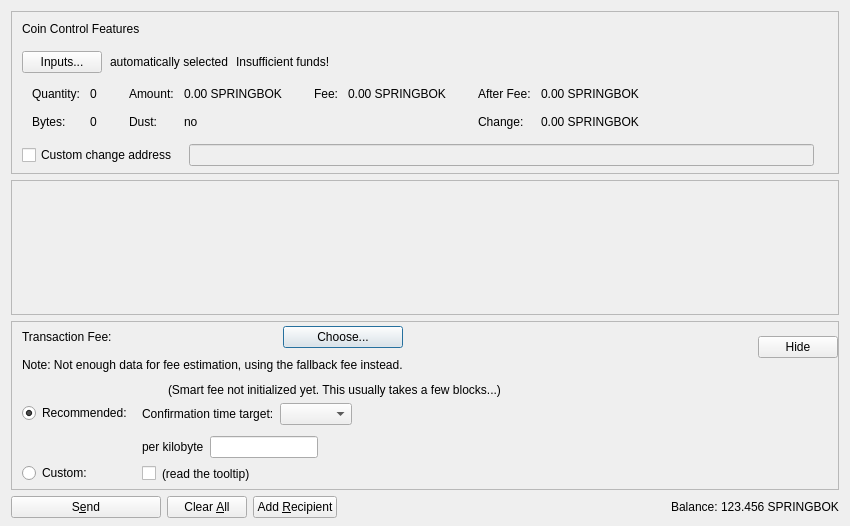
<?xml version="1.0" encoding="UTF-8"?>
<ui version="4.0">
 <class>SendCoinsDialog</class>
 <widget class="QDialog" name="SendCoinsDialog">
  <property name="geometry">
   <rect>
    <x>0</x>
    <y>0</y>
    <width>850</width>
    <height>526</height>
   </rect>
  </property>
  <property name="windowTitle">
   <string>Send Coins</string>
  </property>
  <layout class="QVBoxLayout" name="verticalLayout" stretch="0,1,0,0">
   <property name="bottomMargin">
    <number>8</number>
   </property>
   <item>
    <widget class="QFrame" name="frameCoinControl">
     <property name="sizePolicy">
      <sizepolicy hsizetype="Expanding" vsizetype="Expanding">
       <horstretch>0</horstretch>
       <verstretch>0</verstretch>
      </sizepolicy>
     </property>
     <property name="maximumSize">
      <size>
       <width>16777215</width>
       <height>16777215</height>
      </size>
     </property>
     <property name="frameShape">
      <enum>QFrame::StyledPanel</enum>
     </property>
     <property name="frameShadow">
      <enum>QFrame::Sunken</enum>
     </property>
     <layout class="QVBoxLayout" name="verticalLayoutCoinControl2">
      <property name="spacing">
       <number>0</number>
      </property>
      <property name="leftMargin">
       <number>0</number>
      </property>
      <property name="topMargin">
       <number>0</number>
      </property>
      <property name="rightMargin">
       <number>0</number>
      </property>
      <property name="bottomMargin">
       <number>6</number>
      </property>
      <item>
       <layout class="QVBoxLayout" name="verticalLayoutCoinControl" stretch="0,0,0,0,1">
        <property name="spacing">
         <number>0</number>
        </property>
        <property name="leftMargin">
         <number>10</number>
        </property>
        <property name="topMargin">
         <number>10</number>
        </property>
        <item>
         <layout class="QHBoxLayout" name="horizontalLayoutCoinControl1">
          <property name="bottomMargin">
           <number>15</number>
          </property>
          <item>
           <widget class="QLabel" name="labelCoinControlFeatures">
            <property name="sizePolicy">
             <sizepolicy hsizetype="Preferred" vsizetype="Maximum">
              <horstretch>0</horstretch>
              <verstretch>0</verstretch>
             </sizepolicy>
            </property>
            <property name="text">
             <string>Coin Control Features</string>
            </property>
           </widget>
          </item>
         </layout>
        </item>
        <item>
         <layout class="QHBoxLayout" name="horizontalLayoutCoinControl2" stretch="0,0,0,0">
          <property name="spacing">
           <number>8</number>
          </property>
          <property name="bottomMargin">
           <number>10</number>
          </property>
          <item>
           <widget class="QPushButton" name="pushButtonCoinControl">
            <property name="styleSheet">
             <string notr="true"/>
            </property>
            <property name="text">
             <string>Inputs...</string>
            </property>
            <property name="autoDefault">
             <bool>false</bool>
            </property>
           </widget>
          </item>
          <item>
           <widget class="QLabel" name="labelCoinControlAutomaticallySelected">
            <property name="text">
             <string>automatically selected</string>
            </property>
            <property name="margin">
             <number>5</number>
            </property>
           </widget>
          </item>
          <item>
           <widget class="QLabel" name="labelCoinControlInsuffFunds">
            <property name="text">
             <string>Insufficient funds!</string>
            </property>
            <property name="margin">
             <number>5</number>
            </property>
           </widget>
          </item>
          <item>
           <spacer name="horizontalSpacerCoinControl">
            <property name="orientation">
             <enum>Qt::Horizontal</enum>
            </property>
            <property name="sizeHint" stdset="0">
             <size>
              <width>40</width>
              <height>1</height>
             </size>
            </property>
           </spacer>
          </item>
         </layout>
        </item>
        <item>
         <widget class="QWidget" name="widgetCoinControl" native="true">
          <property name="sizePolicy">
           <sizepolicy hsizetype="Preferred" vsizetype="Preferred">
            <horstretch>0</horstretch>
            <verstretch>0</verstretch>
           </sizepolicy>
          </property>
          <property name="minimumSize">
           <size>
            <width>0</width>
            <height>0</height>
           </size>
          </property>
          <property name="styleSheet">
           <string notr="true"/>
          </property>
          <layout class="QHBoxLayout" name="horizontalLayoutCoinControl5">
           <property name="leftMargin">
            <number>0</number>
           </property>
           <property name="topMargin">
            <number>0</number>
           </property>
           <property name="rightMargin">
            <number>0</number>
           </property>
           <property name="bottomMargin">
            <number>0</number>
           </property>
           <item>
            <layout class="QHBoxLayout" name="horizontalLayoutCoinControl3" stretch="0,0,0,1">
             <property name="spacing">
              <number>20</number>
             </property>
             <property name="topMargin">
              <number>0</number>
             </property>
             <property name="bottomMargin">
              <number>10</number>
             </property>
             <item>
              <layout class="QFormLayout" name="formLayoutCoinControl1">
               <property name="horizontalSpacing">
                <number>10</number>
               </property>
               <property name="verticalSpacing">
                <number>14</number>
               </property>
               <property name="leftMargin">
                <number>10</number>
               </property>
               <property name="topMargin">
                <number>4</number>
               </property>
               <property name="rightMargin">
                <number>6</number>
               </property>
               <item row="0" column="0">
                <widget class="QLabel" name="labelCoinControlQuantityText">
                 <property name="text">
                  <string>Quantity:</string>
                 </property>
                 <property name="margin">
                  <number>0</number>
                 </property>
                </widget>
               </item>
               <item row="0" column="1">
                <widget class="QLabel" name="labelCoinControlQuantity">
                 <property name="cursor">
                  <cursorShape>IBeamCursor</cursorShape>
                 </property>
                 <property name="contextMenuPolicy">
                  <enum>Qt::ActionsContextMenu</enum>
                 </property>
                 <property name="text">
                  <string notr="true">0</string>
                 </property>
                 <property name="margin">
                  <number>0</number>
                 </property>
                 <property name="textInteractionFlags">
                  <set>Qt::LinksAccessibleByMouse|Qt::TextSelectableByKeyboard|Qt::TextSelectableByMouse</set>
                 </property>
                </widget>
               </item>
               <item row="1" column="0">
                <widget class="QLabel" name="labelCoinControlBytesText">
                 <property name="text">
                  <string>Bytes:</string>
                 </property>
                </widget>
               </item>
               <item row="1" column="1">
                <widget class="QLabel" name="labelCoinControlBytes">
                 <property name="cursor">
                  <cursorShape>IBeamCursor</cursorShape>
                 </property>
                 <property name="contextMenuPolicy">
                  <enum>Qt::ActionsContextMenu</enum>
                 </property>
                 <property name="text">
                  <string notr="true">0</string>
                 </property>
                 <property name="textInteractionFlags">
                  <set>Qt::LinksAccessibleByMouse|Qt::TextSelectableByKeyboard|Qt::TextSelectableByMouse</set>
                 </property>
                </widget>
               </item>
              </layout>
             </item>
             <item>
              <layout class="QFormLayout" name="formLayoutCoinControl2">
               <property name="horizontalSpacing">
                <number>10</number>
               </property>
               <property name="verticalSpacing">
                <number>14</number>
               </property>
               <property name="leftMargin">
                <number>6</number>
               </property>
               <property name="topMargin">
                <number>4</number>
               </property>
               <property name="rightMargin">
                <number>6</number>
               </property>
               <item row="0" column="0">
                <widget class="QLabel" name="labelCoinControlAmountText">
                 <property name="text">
                  <string>Amount:</string>
                 </property>
                 <property name="margin">
                  <number>0</number>
                 </property>
                </widget>
               </item>
               <item row="0" column="1">
                <widget class="QLabel" name="labelCoinControlAmount">
                 <property name="cursor">
                  <cursorShape>IBeamCursor</cursorShape>
                 </property>
                 <property name="contextMenuPolicy">
                  <enum>Qt::ActionsContextMenu</enum>
                 </property>
                 <property name="text">
                  <string notr="true">0.00 SPRINGBOK</string>
                 </property>
                 <property name="textInteractionFlags">
                  <set>Qt::LinksAccessibleByMouse|Qt::TextSelectableByKeyboard|Qt::TextSelectableByMouse</set>
                 </property>
                </widget>
               </item>
               <item row="1" column="0">
                <widget class="QLabel" name="labelCoinControlLowOutputText">
                 <property name="text">
                  <string>Dust:</string>
                 </property>
                </widget>
               </item>
               <item row="1" column="1">
                <widget class="QLabel" name="labelCoinControlLowOutput">
                 <property name="cursor">
                  <cursorShape>IBeamCursor</cursorShape>
                 </property>
                 <property name="contextMenuPolicy">
                  <enum>Qt::ActionsContextMenu</enum>
                 </property>
                 <property name="text">
                  <string notr="true">no</string>
                 </property>
                 <property name="textInteractionFlags">
                  <set>Qt::LinksAccessibleByMouse|Qt::TextSelectableByKeyboard|Qt::TextSelectableByMouse</set>
                 </property>
                </widget>
               </item>
              </layout>
             </item>
             <item>
              <layout class="QFormLayout" name="formLayoutCoinControl3">
               <property name="horizontalSpacing">
                <number>10</number>
               </property>
               <property name="verticalSpacing">
                <number>14</number>
               </property>
               <property name="leftMargin">
                <number>6</number>
               </property>
               <property name="topMargin">
                <number>4</number>
               </property>
               <property name="rightMargin">
                <number>6</number>
               </property>
               <item row="0" column="0">
                <widget class="QLabel" name="labelCoinControlFeeText">
                 <property name="text">
                  <string>Fee:</string>
                 </property>
                 <property name="margin">
                  <number>0</number>
                 </property>
                </widget>
               </item>
               <item row="0" column="1">
                <widget class="QLabel" name="labelCoinControlFee">
                 <property name="cursor">
                  <cursorShape>IBeamCursor</cursorShape>
                 </property>
                 <property name="contextMenuPolicy">
                  <enum>Qt::ActionsContextMenu</enum>
                 </property>
                 <property name="text">
                  <string notr="true">0.00 SPRINGBOK</string>
                 </property>
                 <property name="textInteractionFlags">
                  <set>Qt::LinksAccessibleByMouse|Qt::TextSelectableByKeyboard|Qt::TextSelectableByMouse</set>
                 </property>
                </widget>
               </item>
              </layout>
             </item>
             <item>
              <layout class="QFormLayout" name="formLayoutCoinControl4">
               <property name="horizontalSpacing">
                <number>10</number>
               </property>
               <property name="verticalSpacing">
                <number>14</number>
               </property>
               <property name="leftMargin">
                <number>6</number>
               </property>
               <property name="topMargin">
                <number>4</number>
               </property>
               <property name="rightMargin">
                <number>6</number>
               </property>
               <item row="0" column="0">
                <widget class="QLabel" name="labelCoinControlAfterFeeText">
                 <property name="text">
                  <string>After Fee:</string>
                 </property>
                 <property name="margin">
                  <number>0</number>
                 </property>
                </widget>
               </item>
               <item row="0" column="1">
                <widget class="QLabel" name="labelCoinControlAfterFee">
                 <property name="cursor">
                  <cursorShape>IBeamCursor</cursorShape>
                 </property>
                 <property name="contextMenuPolicy">
                  <enum>Qt::ActionsContextMenu</enum>
                 </property>
                 <property name="text">
                  <string notr="true">0.00 SPRINGBOK</string>
                 </property>
                 <property name="textInteractionFlags">
                  <set>Qt::LinksAccessibleByMouse|Qt::TextSelectableByKeyboard|Qt::TextSelectableByMouse</set>
                 </property>
                </widget>
               </item>
               <item row="1" column="0">
                <widget class="QLabel" name="labelCoinControlChangeText">
                 <property name="text">
                  <string>Change:</string>
                 </property>
                </widget>
               </item>
               <item row="1" column="1">
                <widget class="QLabel" name="labelCoinControlChange">
                 <property name="cursor">
                  <cursorShape>IBeamCursor</cursorShape>
                 </property>
                 <property name="contextMenuPolicy">
                  <enum>Qt::ActionsContextMenu</enum>
                 </property>
                 <property name="text">
                  <string notr="true">0.00 SPRINGBOK</string>
                 </property>
                 <property name="textInteractionFlags">
                  <set>Qt::LinksAccessibleByMouse|Qt::TextSelectableByKeyboard|Qt::TextSelectableByMouse</set>
                 </property>
                </widget>
               </item>
              </layout>
             </item>
            </layout>
           </item>
          </layout>
         </widget>
        </item>
        <item>
         <layout class="QHBoxLayout" name="horizontalLayoutCoinControl4" stretch="0,0,0">
          <property name="spacing">
           <number>12</number>
          </property>
          <property name="sizeConstraint">
           <enum>QLayout::SetDefaultConstraint</enum>
          </property>
          <property name="topMargin">
           <number>5</number>
          </property>
          <property name="rightMargin">
           <number>5</number>
          </property>
          <item>
           <widget class="QCheckBox" name="checkBoxCoinControlChange">
            <property name="toolTip">
             <string>If this is activated, but the change address is empty or invalid, change will be sent to a newly generated address.</string>
            </property>
            <property name="text">
             <string>Custom change address</string>
            </property>
           </widget>
          </item>
          <item>
           <widget class="QValidatedLineEdit" name="lineEditCoinControlChange">
            <property name="enabled">
             <bool>false</bool>
            </property>
            <property name="sizePolicy">
             <sizepolicy hsizetype="Expanding" vsizetype="Fixed">
              <horstretch>0</horstretch>
              <verstretch>0</verstretch>
             </sizepolicy>
            </property>
           </widget>
          </item>
          <item>
           <widget class="QLabel" name="labelCoinControlChangeLabel">
            <property name="sizePolicy">
             <sizepolicy hsizetype="Preferred" vsizetype="Expanding">
              <horstretch>0</horstretch>
              <verstretch>0</verstretch>
             </sizepolicy>
            </property>
            <property name="minimumSize">
             <size>
              <width>0</width>
              <height>0</height>
             </size>
            </property>
            <property name="text">
             <string/>
            </property>
            <property name="margin">
             <number>3</number>
            </property>
           </widget>
          </item>
         </layout>
        </item>
        <item>
         <spacer name="verticalSpacerCoinControl">
          <property name="orientation">
           <enum>Qt::Vertical</enum>
          </property>
          <property name="sizeHint" stdset="0">
           <size>
            <width>800</width>
            <height>1</height>
           </size>
          </property>
         </spacer>
        </item>
       </layout>
      </item>
     </layout>
    </widget>
   </item>
   <item>
    <widget class="QScrollArea" name="scrollArea">
     <property name="widgetResizable">
      <bool>true</bool>
     </property>
     <widget class="QWidget" name="scrollAreaWidgetContents">
      <property name="geometry">
       <rect>
        <x>0</x>
        <y>0</y>
        <width>830</width>
        <height>104</height>
       </rect>
      </property>
      <layout class="QVBoxLayout" name="verticalLayout_2" stretch="0,1">
       <property name="leftMargin">
        <number>0</number>
       </property>
       <property name="topMargin">
        <number>0</number>
       </property>
       <property name="rightMargin">
        <number>0</number>
       </property>
       <property name="bottomMargin">
        <number>0</number>
       </property>
       <item>
        <layout class="QVBoxLayout" name="entries">
         <property name="spacing">
          <number>6</number>
         </property>
        </layout>
       </item>
       <item>
        <spacer name="verticalSpacer">
         <property name="orientation">
          <enum>Qt::Vertical</enum>
         </property>
         <property name="sizeHint" stdset="0">
          <size>
           <width>20</width>
           <height>40</height>
          </size>
         </property>
        </spacer>
       </item>
      </layout>
     </widget>
    </widget>
   </item>
   <item>
    <widget class="QFrame" name="frameFee">
     <property name="sizePolicy">
      <sizepolicy hsizetype="Expanding" vsizetype="Expanding">
       <horstretch>0</horstretch>
       <verstretch>0</verstretch>
      </sizepolicy>
     </property>
     <property name="maximumSize">
      <size>
       <width>16777215</width>
       <height>16777215</height>
      </size>
     </property>
     <property name="frameShape">
      <enum>QFrame::StyledPanel</enum>
     </property>
     <property name="frameShadow">
      <enum>QFrame::Sunken</enum>
     </property>
     <layout class="QVBoxLayout" name="verticalLayoutFee1">
      <property name="spacing">
       <number>0</number>
      </property>
      <property name="leftMargin">
       <number>0</number>
      </property>
      <property name="topMargin">
       <number>0</number>
      </property>
      <property name="rightMargin">
       <number>0</number>
      </property>
      <property name="bottomMargin">
       <number>0</number>
      </property>
      <item>
       <layout class="QVBoxLayout" name="verticalLayoutFee2" stretch="0,0,0">
        <property name="spacing">
         <number>0</number>
        </property>
        <property name="leftMargin">
         <number>10</number>
        </property>
        <property name="topMargin">
         <number>0</number>
        </property>
        <item>
         <layout class="QHBoxLayout" name="horizontalLayoutFee1">
          <property name="bottomMargin">
           <number>0</number>
          </property>
          <item>
           <layout class="QVBoxLayout" name="verticalLayoutFee7">
            <property name="spacing">
             <number>0</number>
            </property>
            <item>
             <spacer name="verticalSpacerSmartFee">
              <property name="orientation">
               <enum>Qt::Vertical</enum>
              </property>
              <property name="sizeType">
               <enum>QSizePolicy::Fixed</enum>
              </property>
              <property name="sizeHint" stdset="0">
               <size>
                <width>1</width>
                <height>4</height>
               </size>
              </property>
             </spacer>
            </item>
            <item>
             <layout class="QHBoxLayout" name="horizontalLayoutSmartFee">
              <property name="spacing">
               <number>10</number>
              </property>
              <item>
               <widget class="QLabel" name="labelFeeHeadline">
                <property name="sizePolicy">
                 <sizepolicy hsizetype="Preferred" vsizetype="Maximum">
                  <horstretch>0</horstretch>
                  <verstretch>0</verstretch>
                 </sizepolicy>
                </property>
                <property name="text">
                 <string>Transaction Fee:</string>
                </property>
               </widget>
              </item>
              <item>
               <widget class="QLabel" name="labelFeeMinimized">
                <property name="text">
                 <string/>
                </property>
               </widget>
              </item>
              <item>
               <widget class="QPushButton" name="buttonChooseFee">
                <property name="text">
                 <string>Choose...</string>
                </property>
               </widget>
              </item>
             </layout>
            </item>
            <item>
             <spacer name="verticalSpacer_7">
              <property name="orientation">
               <enum>Qt::Vertical</enum>
              </property>
              <property name="sizeHint" stdset="0">
               <size>
                <width>1</width>
                <height>10</height>
               </size>
              </property>
             </spacer>
            </item>
            <item>
             <widget class="QLabel" name="fallbackFeeWarningLabel">
              <property name="toolTip">
               <string>Using the fallbackfee can result in sending a transaction that will take several hours or days (or never) to confirm. Consider choosing your fee manually or wait until you have validated the complete chain.</string>
              </property>
              <property name="text">
               <string>Note: Not enough data for fee estimation, using the fallback fee instead.</string>
              </property>
              <property name="wordWrap">
               <bool>false</bool>
              </property>
             </widget>
            </item>
            <item>
             <spacer name="verticalSpacer_5">
              <property name="orientation">
               <enum>Qt::Vertical</enum>
              </property>
              <property name="sizeHint" stdset="0">
               <size>
                <width>1</width>
                <height>1</height>
               </size>
              </property>
             </spacer>
            </item>
           </layout>
          </item>
          <item>
           <spacer name="horizontalSpacer_4">
            <property name="orientation">
             <enum>Qt::Horizontal</enum>
            </property>
            <property name="sizeHint" stdset="0">
             <size>
              <width>1</width>
              <height>1</height>
             </size>
            </property>
           </spacer>
          </item>
          <item>
           <widget class="QPushButton" name="buttonMinimizeFee">
            <property name="toolTip">
             <string>Hide transaction fee settings</string>
            </property>
            <property name="text">
             <string>Hide</string>
            </property>
           </widget>
          </item>
         </layout>
        </item>
        <item>
         <widget class="QFrame" name="frameFeeSelection">
          <layout class="QVBoxLayout" name="verticalLayoutFee12">
           <property name="spacing">
            <number>0</number>
           </property>
           <property name="leftMargin">
            <number>0</number>
           </property>
           <property name="topMargin">
            <number>0</number>
           </property>
           <property name="rightMargin">
            <number>0</number>
           </property>
           <property name="bottomMargin">
            <number>0</number>
           </property>
           <item>
            <layout class="QGridLayout" name="gridLayoutFee">
             <property name="topMargin">
              <number>10</number>
             </property>
             <property name="bottomMargin">
              <number>4</number>
             </property>
             <property name="horizontalSpacing">
              <number>10</number>
             </property>
             <property name="verticalSpacing">
              <number>4</number>
             </property>
             <item row="1" column="1">
              <layout class="QVBoxLayout" name="verticalLayoutFee8">
               <property name="spacing">
                <number>6</number>
               </property>
               <property name="topMargin">
                <number>3</number>
               </property>
               <item>
                <layout class="QHBoxLayout" name="horizontalLayoutFee13" stretch="0,0,1">
                 <item>
                  <widget class="QLabel" name="labelCustomPerKilobyte">
                   <property name="toolTip">
                    <string>If the custom fee is set to 1000 duffs and the transaction is only 250 bytes, then &quot;per kilobyte&quot; only pays 250 duffs in fee,&lt;br /&gt;while &quot;at least&quot; pays 1000 duffs. For transactions bigger than a kilobyte both pay by kilobyte.</string>
                   </property>
                   <property name="text">
                    <string>per kilobyte</string>
                   </property>
                  </widget>
                 </item>
                 <item>
                  <widget class="BitcoinAmountField" name="customFee"/>
                 </item>
                 <item>
                  <spacer name="horizontalSpacer_6">
                   <property name="orientation">
                    <enum>Qt::Horizontal</enum>
                   </property>
                   <property name="sizeHint" stdset="0">
                    <size>
                     <width>1</width>
                     <height>1</height>
                    </size>
                   </property>
                  </spacer>
                 </item>
                </layout>
               </item>
               <item>
                <layout class="QHBoxLayout" name="horizontalLayoutFee8">
                 <item>
                  <widget class="QCheckBox" name="checkBoxMinimumFee">
                   <property name="toolTip">
                    <string>Paying only the minimum fee is just fine as long as there is less transaction volume than space in the blocks.&lt;br /&gt;But be aware that this can end up in a never confirming transaction once there is more demand for springbok transactions than the network can process.</string>
                   </property>
                   <property name="text">
                    <string/>
                   </property>
                  </widget>
                 </item>
                 <item>
                  <widget class="QLabel" name="labelMinFeeWarning">
                   <property name="enabled">
                    <bool>true</bool>
                   </property>
                   <property name="toolTip">
                    <string>Paying only the minimum fee is just fine as long as there is less transaction volume than space in the blocks.&lt;br /&gt;But be aware that this can end up in a never confirming transaction once there is more demand for springbok transactions than the network can process.</string>
                   </property>
                   <property name="text">
                    <string>(read the tooltip)</string>
                   </property>
                   <property name="margin">
                    <number>5</number>
                   </property>
                  </widget>
                 </item>
                 <item>
                  <spacer name="horizontalSpacer_2">
                   <property name="orientation">
                    <enum>Qt::Horizontal</enum>
                   </property>
                   <property name="sizeHint" stdset="0">
                    <size>
                     <width>1</width>
                     <height>1</height>
                    </size>
                   </property>
                  </spacer>
                 </item>
                </layout>
               </item>
              </layout>
             </item>
             <item row="0" column="0">
              <layout class="QVBoxLayout" name="verticalLayoutFee4" stretch="0,1">
               <property name="topMargin">
                <number>20</number>
               </property>
               <property name="bottomMargin">
                <number>3</number>
               </property>
               <item>
                <widget class="QRadioButton" name="radioSmartFee">
                 <property name="text">
                  <string>Recommended:</string>
                 </property>
                 <property name="checked">
                  <bool>true</bool>
                 </property>
                 <attribute name="buttonGroup">
                  <string notr="true">groupFee</string>
                 </attribute>
                </widget>
               </item>
               <item>
                <spacer name="verticalSpacer_2">
                 <property name="orientation">
                  <enum>Qt::Vertical</enum>
                 </property>
                 <property name="sizeHint" stdset="0">
                  <size>
                   <width>1</width>
                   <height>1</height>
                  </size>
                 </property>
                </spacer>
               </item>
              </layout>
             </item>
             <item row="1" column="0">
              <layout class="QVBoxLayout" name="verticalLayoutFee9" stretch="0,1">
               <property name="topMargin">
                <number>30</number>
               </property>
               <item>
                <widget class="QRadioButton" name="radioCustomFee">
                 <property name="text">
                  <string>Custom:</string>
                 </property>
                 <attribute name="buttonGroup">
                  <string notr="true">groupFee</string>
                 </attribute>
                </widget>
               </item>
               <item>
                <spacer name="verticalSpacer_6">
                 <property name="orientation">
                  <enum>Qt::Vertical</enum>
                 </property>
                 <property name="sizeHint" stdset="0">
                  <size>
                   <width>1</width>
                   <height>1</height>
                  </size>
                 </property>
                </spacer>
               </item>
              </layout>
             </item>
             <item row="0" column="1">
              <layout class="QVBoxLayout" name="verticalLayoutFee3" stretch="0,0,1">
               <property name="spacing">
                <number>6</number>
               </property>
               <property name="topMargin">
                <number>0</number>
               </property>
               <property name="bottomMargin">
                <number>3</number>
               </property>
               <item>
                <layout class="QHBoxLayout" name="horizontalLayoutFee12">
                 <item>
                  <widget class="QLabel" name="labelSmartFee">
                   <property name="text">
                    <string/>
                   </property>
                   <property name="margin">
                    <number>2</number>
                   </property>
                  </widget>
                 </item>
                 <item>
                  <widget class="QLabel" name="labelFeeEstimation">
                   <property name="text">
                    <string/>
                   </property>
                  </widget>
                 </item>
                 <item>
                  <widget class="QLabel" name="labelSmartFee2">
                   <property name="text">
                    <string>(Smart fee not initialized yet. This usually takes a few blocks...)</string>
                   </property>
                   <property name="margin">
                    <number>2</number>
                   </property>
                  </widget>
                 </item>
                 <item>
                  <spacer name="horizontalSpacer_5">
                   <property name="orientation">
                    <enum>Qt::Horizontal</enum>
                   </property>
                   <property name="sizeHint" stdset="0">
                    <size>
                     <width>1</width>
                     <height>1</height>
                    </size>
                   </property>
                  </spacer>
                 </item>
                </layout>
               </item>
               <item>
                <layout class="QHBoxLayout" name="horizontalLayoutFee9">
                 <item>
                  <layout class="QVBoxLayout" name="verticalLayoutFee6">
                   <item>
                    <widget class="QLabel" name="labelSmartFee3">
                     <property name="text">
                      <string>Confirmation time target:</string>
                     </property>
                     <property name="margin">
                      <number>2</number>
                     </property>
                    </widget>
                   </item>
                  </layout>
                 </item>
                 <item>
                  <layout class="QVBoxLayout" name="verticalLayoutFee5">
                   <property name="rightMargin">
                    <number>30</number>
                   </property>
                   <item>
                    <layout class="QHBoxLayout" name="horizontalLayoutConfTarget">
                     <property name="bottomMargin">
                      <number>0</number>
                     </property>
                     <item>
                      <widget class="QComboBox" name="confTargetSelector"/>
                     </item>
                     <item>
                      <spacer name="horizontalSpacerConfTarget">
                       <property name="orientation">
                        <enum>Qt::Horizontal</enum>
                       </property>
                       <property name="sizeHint" stdset="0">
                        <size>
                         <width>40</width>
                         <height>20</height>
                        </size>
                       </property>
                      </spacer>
                     </item>
                    </layout>
                   </item>
                  </layout>
                 </item>
                </layout>
               </item>
               <item>
                <spacer name="verticalSpacer_4">
                 <property name="orientation">
                  <enum>Qt::Vertical</enum>
                 </property>
                 <property name="sizeHint" stdset="0">
                  <size>
                   <width>1</width>
                   <height>1</height>
                  </size>
                 </property>
                </spacer>
               </item>
              </layout>
             </item>
            </layout>
           </item>
          </layout>
         </widget>
        </item>
        <item>
         <spacer name="verticalSpacerFee">
          <property name="orientation">
           <enum>Qt::Vertical</enum>
          </property>
          <property name="sizeHint" stdset="0">
           <size>
            <width>800</width>
            <height>1</height>
           </size>
          </property>
         </spacer>
        </item>
       </layout>
      </item>
     </layout>
    </widget>
   </item>
   <item>
    <layout class="QHBoxLayout" name="horizontalLayout">
     <item>
      <widget class="QPushButton" name="sendButton">
       <property name="minimumSize">
        <size>
         <width>150</width>
         <height>0</height>
        </size>
       </property>
       <property name="toolTip">
        <string>Confirm the send action</string>
       </property>
       <property name="text">
        <string>S&amp;end</string>
       </property>
       <property name="autoDefault">
        <bool>false</bool>
       </property>
       <property name="default">
        <bool>false</bool>
       </property>
      </widget>
     </item>
     <item>
      <widget class="QPushButton" name="clearButton">
       <property name="sizePolicy">
        <sizepolicy hsizetype="Minimum" vsizetype="Fixed">
         <horstretch>0</horstretch>
         <verstretch>0</verstretch>
        </sizepolicy>
       </property>
       <property name="toolTip">
        <string>Clear all fields of the form.</string>
       </property>
       <property name="text">
        <string>Clear &amp;All</string>
       </property>
       <property name="autoDefault">
        <bool>false</bool>
       </property>
      </widget>
     </item>
     <item>
      <widget class="QPushButton" name="addButton">
       <property name="toolTip">
        <string>Send to multiple recipients at once</string>
       </property>
       <property name="text">
        <string>Add &amp;Recipient</string>
       </property>
       <property name="autoDefault">
        <bool>false</bool>
       </property>
      </widget>
     </item>
     <item>
      <spacer name="horizontalSpacer">
       <property name="orientation">
        <enum>Qt::Horizontal</enum>
       </property>
       <property name="sizeHint" stdset="0">
        <size>
         <width>40</width>
         <height>20</height>
        </size>
       </property>
      </spacer>
     </item>
     <item>
      <layout class="QHBoxLayout" name="horizontalLayout_2">
       <property name="spacing">
        <number>3</number>
       </property>
       <item>
        <widget class="QLabel" name="labelBalanceText">
         <property name="text">
          <string>Balance:</string>
         </property>
        </widget>
       </item>
       <item>
        <widget class="QLabel" name="labelBalance">
         <property name="sizePolicy">
          <sizepolicy hsizetype="Preferred" vsizetype="Preferred">
           <horstretch>0</horstretch>
           <verstretch>0</verstretch>
          </sizepolicy>
         </property>
         <property name="cursor">
          <cursorShape>IBeamCursor</cursorShape>
         </property>
         <property name="text">
          <string notr="true">123.456 SPRINGBOK</string>
         </property>
         <property name="textInteractionFlags">
          <set>Qt::LinksAccessibleByMouse|Qt::TextSelectableByKeyboard|Qt::TextSelectableByMouse</set>
         </property>
        </widget>
       </item>
      </layout>
     </item>
    </layout>
   </item>
  </layout>
 </widget>
 <customwidgets>
  <customwidget>
   <class>QValidatedLineEdit</class>
   <extends>QLineEdit</extends>
   <header>qt/qvalidatedlineedit.h</header>
  </customwidget>
  <customwidget>
   <class>BitcoinAmountField</class>
   <extends>QLineEdit</extends>
   <header>qt/bitcoinamountfield.h</header>
   <container>1</container>
  </customwidget>
 </customwidgets>
 <resources>
  <include location="../dash.qrc"/>
 </resources>
 <connections/>
 <buttongroups>
  <buttongroup name="groupFee"/>
 </buttongroups>
</ui>
